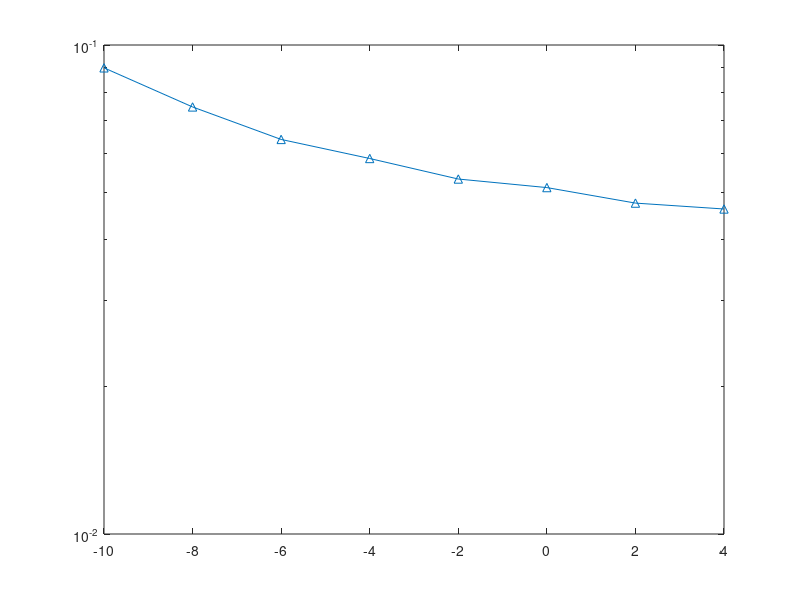

MATLAB code for this plot: (Note: this script raises an error after producing the figure.)
antennas = [20, 40, 60, 80, 100];
free = [-78.6, -79.3, -79.9, -80.4, -80.9];
other2 = [-70.5, -72.3, -73.5, -74.3, -75.1] - 3.5;
other3 = [-62.1, -64.4, -66.2, -67.3, -68.1] - 6.7;
self2 = [-77.51, -78.59, -79.65, -80.31, -80.81] + 0.4;
self3 = [-76.23, -77.74, -78.98, -79.74, -80.42] + 0.4;
plot(antennas, free, '^-', antennas, other2, '-o', antennas, other3, '-s', antennas, self2, '-d', antennas, self3, '-v', 'LineWidth', 1.5);
legend('Interference free scenario', 'User section, L = 2', 'User section, L = 3', 'Cell-wise greedy assignment, L = 2', 'Cell-wise greedy assignment, L = 3');
xlabel('Number of antennas (K = M)');
ylabel('Estimation error (dB)');
axis([20, 100, -81, -60]);
grid on;


dB = [-10, -8, -6, -4, -2, 0, 2, 4];
% L = 1, M = K = 100, perfect channel estimation
mmselimit = [5.0e-2, 3.1e-2, 1.7e-2, 8.7e-3, 3.9e-3, 1.6e-3, 5.6e-4, 1.7e-4];
zflimit = [0.38, 0.359, 0.332, 0.298, 0.252, 0.206, 0.165, 0.139];
% L = 2, M = K = 100, imperfect channel estimation
cell2limit = [6.61e-2, 4.99e-2, 3.63e-2, 2.75e-2, 2.13e-2, 1.71e-2, 1.44e-2, 1.33e-2];
cell2limitIter1 = [5.71e-2, 3.73e-2, 2.30e-2, 1.38e-2, 7.58e-3, 4.38e-3, 2.44e-3, 1.41e-3];
cell2limitIter2 = [5.67e-2, 3.82e-2, 2.28e-2, 1.31e-2, 7.03e-3, 3.55e-3, 1.71e-3, 8.49e-4];
semilogy(dB, mmselimit, '-^', dB, zflimit, '-s', dB, cell2limit, '-d', dB, cell2limitIter1, '-o', dB, cell2limitIter2, '-v', 'LineWidth', 1.5);
legend('Single cell, MMSE, perfect channel estimation', 'Single cell, ZF, perfect channel estimation');
xlabel('SNR (dB)');
ylabel('BER');
grid on;

dB = [-10, -8, -6, -4, -2, 0, 2, 4];
% L = 7, M = 100, K = 90, imperfect channel estimation
cell7limit = [8.98e-2, 7.47e-2, 6.41e-2, 5.86e-2, 5.32e-2, 5.11e-2, 4.75e-2, 4.62e-2];
cell7limitIter1 = [6.06e-2, 4.26e-2, ];
cell7limitIter2 = [];
semilogy(dB, cell7limit, '-^', [-10:2:4], cell7limitIter1, '-s', 'LineWidth', 1.5);
xlabel('SNR (dB)');
ylabel('BER')
grid on;



% L = 7, M = 100
users = 76 : 4 : 100;
Iter0M4 = [3.09e-2, 3.90e-2, 4.52e-2, 5.43e-2, 6.33e-2, 7.06e-2, 7.84e-2];
Iter1M4 = [7.42e-3, 1.09e-2, 1.75e-2, 2.30e-2, 3.13e-2, 3.78e-2];
Iter2M4 = [4.29e-3, 8.41e-3, 1.21e-2, 1.77e-2, 2.50e-2, 3.20e-2];
Iter0M0 = [3.00e-2, 3.78e-2, 4.58e-2, 5.36e-2, 6.16e-2, 7.06e-2];
Iter0M1 = [1.97e-3, 4.05e-3, 8.06e-3, 1.29e-2, 1.90e-2, 2.66e-2];
Iter0M2 = [3.95e-4, 1.26e-3, 3.34e-3, 7.08e-3, 1.26e-2, 1.96e-2];
semilogy(users, Iter0M4, '-^', users, Iter1M4, '-s', users, Iter2M4, '-d', users, Iter0M0, '-o', users, Iter0M1, '-v', users, Iter0M2, '-*', 'LineWidth', 1.5);
legend('SNR = -4dB, #0', 'SNR = -4dB, #1');
xlabel('Number of Users (K)');
ylabel('BER');
grid on;









